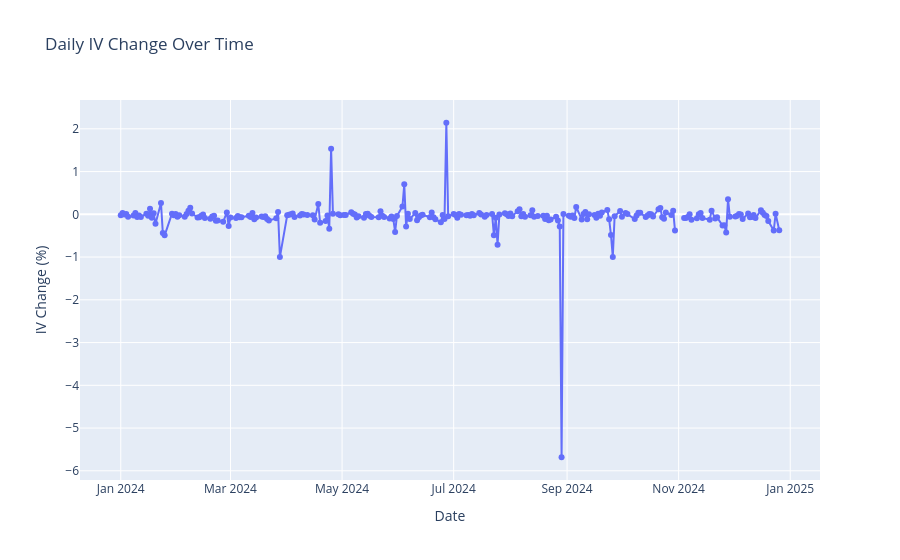

Notebook code cell kept with this figure:
### Code cell
import plotly.express as px

# Create a line chart for IV_Change
fig = px.line(daily_iv, x=daily_iv.index, y='IV_Change', title='Daily IV Change Over Time', 
              labels={'Date': 'Date', 'IV_Change': 'IV Change (%)'}, markers=True)

# Show the plot
fig.show()

### Figure 1 — Plotly figure (JSON) as saved in the notebook; plotly's stock layout.template omitted (floating-point values rounded to 4 significant figures; data arrays with more than 128 entries replaced by an {"elided": "..."} marker saying what was removed)
{"data": [{"hovertemplate": "Date=%{x}<br>IV Change (%)=%{y}<extra></extra>", "legendgroup": "", "line": {"color": "#636efa", "dash": "solid"}, "marker": {"symbol": "circle"}, "mode": "lines+markers", "name": "", "orientation": "v", "showlegend": false, "type": "scatter", "x": {"elided": "241 str values"}, "xaxis": "x", "y": {"elided": "241 float values"}, "yaxis": "y"}], "layout": {"legend": {"tracegroupgap": 0}, "title": {"text": "Daily IV Change Over Time"}, "xaxis": {"anchor": "y", "domain": [0, 1], "title": {"text": "Date"}}, "yaxis": {"anchor": "x", "domain": [0, 1], "title": {"text": "IV Change (%)"}}}}
